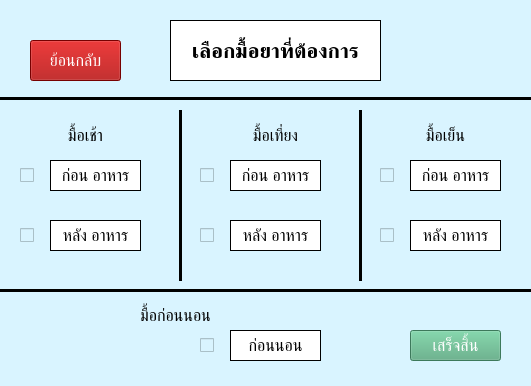
<?xml version="1.0" encoding="UTF-8"?>
<ui version="4.0">
 <class>select_meal</class>
 <widget class="QMainWindow" name="select_meal">
  <property name="geometry">
   <rect>
    <x>0</x>
    <y>0</y>
    <width>531</width>
    <height>386</height>
   </rect>
  </property>
  <property name="windowTitle">
   <string>เลือกมื้อ</string>
  </property>
  <property name="styleSheet">
   <string notr="true">background-color: rgb(217, 244, 255)</string>
  </property>
  <widget class="QWidget" name="centralwidget">
   <widget class="Line" name="line">
    <property name="geometry">
     <rect>
      <x>-10</x>
      <y>90</y>
      <width>1201</width>
      <height>16</height>
     </rect>
    </property>
    <property name="frameShadow">
     <enum>QFrame::Plain</enum>
    </property>
    <property name="lineWidth">
     <number>3</number>
    </property>
    <property name="orientation">
     <enum>Qt::Horizontal</enum>
    </property>
   </widget>
   <widget class="QLabel" name="meal_label">
    <property name="geometry">
     <rect>
      <x>170</x>
      <y>20</y>
      <width>211</width>
      <height>61</height>
     </rect>
    </property>
    <property name="font">
     <font>
      <pointsize>16</pointsize>
      <weight>75</weight>
      <bold>true</bold>
     </font>
    </property>
    <property name="styleSheet">
     <string notr="true">background-color: rgb(255, 255, 255);</string>
    </property>
    <property name="frameShape">
     <enum>QFrame::Box</enum>
    </property>
    <property name="lineWidth">
     <number>1</number>
    </property>
    <property name="text">
     <string>เลือกมื้อยาที่ต้องการ</string>
    </property>
    <property name="textFormat">
     <enum>Qt::AutoText</enum>
    </property>
    <property name="scaledContents">
     <bool>false</bool>
    </property>
    <property name="alignment">
     <set>Qt::AlignCenter</set>
    </property>
    <property name="wordWrap">
     <bool>true</bool>
    </property>
   </widget>
   <widget class="QPushButton" name="back_pushButton">
    <property name="geometry">
     <rect>
      <x>30</x>
      <y>40</y>
      <width>91</width>
      <height>41</height>
     </rect>
    </property>
    <property name="font">
     <font>
      <pointsize>12</pointsize>
     </font>
    </property>
    <property name="styleSheet">
     <string notr="true">color: rgb(255, 255, 255);
background-color: rgb(166, 0, 0)</string>
    </property>
    <property name="text">
     <string>ย้อนกลับ</string>
    </property>
   </widget>
   <widget class="Line" name="line_2">
    <property name="geometry">
     <rect>
      <x>-10</x>
      <y>280</y>
      <width>1201</width>
      <height>20</height>
     </rect>
    </property>
    <property name="frameShadow">
     <enum>QFrame::Plain</enum>
    </property>
    <property name="lineWidth">
     <number>3</number>
    </property>
    <property name="orientation">
     <enum>Qt::Horizontal</enum>
    </property>
   </widget>
   <widget class="Line" name="line_4">
    <property name="geometry">
     <rect>
      <x>350</x>
      <y>110</y>
      <width>20</width>
      <height>171</height>
     </rect>
    </property>
    <property name="frameShadow">
     <enum>QFrame::Plain</enum>
    </property>
    <property name="lineWidth">
     <number>3</number>
    </property>
    <property name="orientation">
     <enum>Qt::Vertical</enum>
    </property>
   </widget>
   <widget class="Line" name="line_3">
    <property name="geometry">
     <rect>
      <x>170</x>
      <y>110</y>
      <width>20</width>
      <height>171</height>
     </rect>
    </property>
    <property name="frameShadow">
     <enum>QFrame::Plain</enum>
    </property>
    <property name="lineWidth">
     <number>3</number>
    </property>
    <property name="orientation">
     <enum>Qt::Vertical</enum>
    </property>
   </widget>
   <widget class="QCheckBox" name="bbed_checkBox">
    <property name="geometry">
     <rect>
      <x>200</x>
      <y>310</y>
      <width>61</width>
      <height>71</height>
     </rect>
    </property>
    <property name="sizePolicy">
     <sizepolicy hsizetype="Minimum" vsizetype="Fixed">
      <horstretch>0</horstretch>
      <verstretch>0</verstretch>
     </sizepolicy>
    </property>
    <property name="font">
     <font>
      <pointsize>14</pointsize>
     </font>
    </property>
    <property name="focusPolicy">
     <enum>Qt::WheelFocus</enum>
    </property>
    <property name="text">
     <string/>
    </property>
    <property name="tristate">
     <bool>false</bool>
    </property>
   </widget>
   <widget class="QCheckBox" name="bb_checkBox">
    <property name="geometry">
     <rect>
      <x>20</x>
      <y>140</y>
      <width>61</width>
      <height>71</height>
     </rect>
    </property>
    <property name="sizePolicy">
     <sizepolicy hsizetype="Minimum" vsizetype="Fixed">
      <horstretch>0</horstretch>
      <verstretch>0</verstretch>
     </sizepolicy>
    </property>
    <property name="font">
     <font>
      <pointsize>14</pointsize>
     </font>
    </property>
    <property name="focusPolicy">
     <enum>Qt::WheelFocus</enum>
    </property>
    <property name="text">
     <string/>
    </property>
    <property name="tristate">
     <bool>false</bool>
    </property>
   </widget>
   <widget class="QCheckBox" name="ab_checkBox">
    <property name="geometry">
     <rect>
      <x>20</x>
      <y>200</y>
      <width>61</width>
      <height>71</height>
     </rect>
    </property>
    <property name="sizePolicy">
     <sizepolicy hsizetype="Minimum" vsizetype="Fixed">
      <horstretch>0</horstretch>
      <verstretch>0</verstretch>
     </sizepolicy>
    </property>
    <property name="font">
     <font>
      <pointsize>14</pointsize>
     </font>
    </property>
    <property name="focusPolicy">
     <enum>Qt::WheelFocus</enum>
    </property>
    <property name="text">
     <string/>
    </property>
    <property name="tristate">
     <bool>false</bool>
    </property>
   </widget>
   <widget class="QLabel" name="bb_label">
    <property name="geometry">
     <rect>
      <x>50</x>
      <y>160</y>
      <width>91</width>
      <height>31</height>
     </rect>
    </property>
    <property name="font">
     <font>
      <pointsize>12</pointsize>
      <weight>50</weight>
      <bold>false</bold>
     </font>
    </property>
    <property name="styleSheet">
     <string notr="true">background-color: rgb(255, 255, 255);</string>
    </property>
    <property name="frameShape">
     <enum>QFrame::Box</enum>
    </property>
    <property name="lineWidth">
     <number>1</number>
    </property>
    <property name="text">
     <string>ก่อน อาหาร</string>
    </property>
    <property name="textFormat">
     <enum>Qt::AutoText</enum>
    </property>
    <property name="scaledContents">
     <bool>false</bool>
    </property>
    <property name="alignment">
     <set>Qt::AlignCenter</set>
    </property>
    <property name="wordWrap">
     <bool>true</bool>
    </property>
   </widget>
   <widget class="QLabel" name="b_label">
    <property name="geometry">
     <rect>
      <x>20</x>
      <y>120</y>
      <width>131</width>
      <height>31</height>
     </rect>
    </property>
    <property name="font">
     <font>
      <pointsize>12</pointsize>
     </font>
    </property>
    <property name="text">
     <string>มื้อเช้า</string>
    </property>
    <property name="alignment">
     <set>Qt::AlignCenter</set>
    </property>
   </widget>
   <widget class="QLabel" name="ab_label">
    <property name="geometry">
     <rect>
      <x>50</x>
      <y>220</y>
      <width>91</width>
      <height>31</height>
     </rect>
    </property>
    <property name="font">
     <font>
      <pointsize>12</pointsize>
      <weight>50</weight>
      <bold>false</bold>
     </font>
    </property>
    <property name="styleSheet">
     <string notr="true">background-color: rgb(255, 255, 255);</string>
    </property>
    <property name="frameShape">
     <enum>QFrame::Box</enum>
    </property>
    <property name="lineWidth">
     <number>1</number>
    </property>
    <property name="text">
     <string>หลัง อาหาร</string>
    </property>
    <property name="textFormat">
     <enum>Qt::AutoText</enum>
    </property>
    <property name="scaledContents">
     <bool>false</bool>
    </property>
    <property name="alignment">
     <set>Qt::AlignCenter</set>
    </property>
    <property name="wordWrap">
     <bool>true</bool>
    </property>
   </widget>
   <widget class="QCheckBox" name="al_checkBox">
    <property name="geometry">
     <rect>
      <x>200</x>
      <y>200</y>
      <width>61</width>
      <height>71</height>
     </rect>
    </property>
    <property name="sizePolicy">
     <sizepolicy hsizetype="Minimum" vsizetype="Fixed">
      <horstretch>0</horstretch>
      <verstretch>0</verstretch>
     </sizepolicy>
    </property>
    <property name="font">
     <font>
      <pointsize>14</pointsize>
     </font>
    </property>
    <property name="focusPolicy">
     <enum>Qt::WheelFocus</enum>
    </property>
    <property name="text">
     <string/>
    </property>
    <property name="tristate">
     <bool>false</bool>
    </property>
   </widget>
   <widget class="QCheckBox" name="bl_checkBox">
    <property name="geometry">
     <rect>
      <x>200</x>
      <y>140</y>
      <width>61</width>
      <height>71</height>
     </rect>
    </property>
    <property name="sizePolicy">
     <sizepolicy hsizetype="Minimum" vsizetype="Fixed">
      <horstretch>0</horstretch>
      <verstretch>0</verstretch>
     </sizepolicy>
    </property>
    <property name="font">
     <font>
      <pointsize>14</pointsize>
     </font>
    </property>
    <property name="focusPolicy">
     <enum>Qt::WheelFocus</enum>
    </property>
    <property name="text">
     <string/>
    </property>
    <property name="tristate">
     <bool>false</bool>
    </property>
   </widget>
   <widget class="QLabel" name="bl_label">
    <property name="geometry">
     <rect>
      <x>230</x>
      <y>160</y>
      <width>91</width>
      <height>31</height>
     </rect>
    </property>
    <property name="font">
     <font>
      <pointsize>12</pointsize>
      <weight>50</weight>
      <bold>false</bold>
     </font>
    </property>
    <property name="styleSheet">
     <string notr="true">background-color: rgb(255, 255, 255);</string>
    </property>
    <property name="frameShape">
     <enum>QFrame::Box</enum>
    </property>
    <property name="lineWidth">
     <number>1</number>
    </property>
    <property name="text">
     <string>ก่อน อาหาร</string>
    </property>
    <property name="textFormat">
     <enum>Qt::AutoText</enum>
    </property>
    <property name="scaledContents">
     <bool>false</bool>
    </property>
    <property name="alignment">
     <set>Qt::AlignCenter</set>
    </property>
    <property name="wordWrap">
     <bool>true</bool>
    </property>
   </widget>
   <widget class="QLabel" name="al_label">
    <property name="geometry">
     <rect>
      <x>230</x>
      <y>220</y>
      <width>91</width>
      <height>31</height>
     </rect>
    </property>
    <property name="font">
     <font>
      <pointsize>12</pointsize>
      <weight>50</weight>
      <bold>false</bold>
     </font>
    </property>
    <property name="styleSheet">
     <string notr="true">background-color: rgb(255, 255, 255);</string>
    </property>
    <property name="frameShape">
     <enum>QFrame::Box</enum>
    </property>
    <property name="lineWidth">
     <number>1</number>
    </property>
    <property name="text">
     <string>หลัง อาหาร</string>
    </property>
    <property name="textFormat">
     <enum>Qt::AutoText</enum>
    </property>
    <property name="scaledContents">
     <bool>false</bool>
    </property>
    <property name="alignment">
     <set>Qt::AlignCenter</set>
    </property>
    <property name="wordWrap">
     <bool>true</bool>
    </property>
   </widget>
   <widget class="QLabel" name="l_label">
    <property name="geometry">
     <rect>
      <x>210</x>
      <y>120</y>
      <width>131</width>
      <height>31</height>
     </rect>
    </property>
    <property name="font">
     <font>
      <pointsize>12</pointsize>
     </font>
    </property>
    <property name="text">
     <string>มื้อเที่ยง</string>
    </property>
    <property name="alignment">
     <set>Qt::AlignCenter</set>
    </property>
   </widget>
   <widget class="QCheckBox" name="ad_checkBox">
    <property name="geometry">
     <rect>
      <x>380</x>
      <y>200</y>
      <width>61</width>
      <height>71</height>
     </rect>
    </property>
    <property name="sizePolicy">
     <sizepolicy hsizetype="Minimum" vsizetype="Fixed">
      <horstretch>0</horstretch>
      <verstretch>0</verstretch>
     </sizepolicy>
    </property>
    <property name="font">
     <font>
      <pointsize>14</pointsize>
     </font>
    </property>
    <property name="focusPolicy">
     <enum>Qt::WheelFocus</enum>
    </property>
    <property name="text">
     <string/>
    </property>
    <property name="tristate">
     <bool>false</bool>
    </property>
   </widget>
   <widget class="QCheckBox" name="bd_checkBox">
    <property name="geometry">
     <rect>
      <x>380</x>
      <y>140</y>
      <width>61</width>
      <height>71</height>
     </rect>
    </property>
    <property name="sizePolicy">
     <sizepolicy hsizetype="Minimum" vsizetype="Fixed">
      <horstretch>0</horstretch>
      <verstretch>0</verstretch>
     </sizepolicy>
    </property>
    <property name="font">
     <font>
      <pointsize>14</pointsize>
     </font>
    </property>
    <property name="focusPolicy">
     <enum>Qt::WheelFocus</enum>
    </property>
    <property name="text">
     <string/>
    </property>
    <property name="tristate">
     <bool>false</bool>
    </property>
   </widget>
   <widget class="QLabel" name="bd_label">
    <property name="geometry">
     <rect>
      <x>410</x>
      <y>160</y>
      <width>91</width>
      <height>31</height>
     </rect>
    </property>
    <property name="font">
     <font>
      <pointsize>12</pointsize>
      <weight>50</weight>
      <bold>false</bold>
     </font>
    </property>
    <property name="styleSheet">
     <string notr="true">background-color: rgb(255, 255, 255);</string>
    </property>
    <property name="frameShape">
     <enum>QFrame::Box</enum>
    </property>
    <property name="lineWidth">
     <number>1</number>
    </property>
    <property name="text">
     <string>ก่อน อาหาร</string>
    </property>
    <property name="textFormat">
     <enum>Qt::AutoText</enum>
    </property>
    <property name="scaledContents">
     <bool>false</bool>
    </property>
    <property name="alignment">
     <set>Qt::AlignCenter</set>
    </property>
    <property name="wordWrap">
     <bool>true</bool>
    </property>
   </widget>
   <widget class="QLabel" name="ad_label">
    <property name="geometry">
     <rect>
      <x>410</x>
      <y>220</y>
      <width>91</width>
      <height>31</height>
     </rect>
    </property>
    <property name="font">
     <font>
      <pointsize>12</pointsize>
      <weight>50</weight>
      <bold>false</bold>
     </font>
    </property>
    <property name="styleSheet">
     <string notr="true">background-color: rgb(255, 255, 255);</string>
    </property>
    <property name="frameShape">
     <enum>QFrame::Box</enum>
    </property>
    <property name="lineWidth">
     <number>1</number>
    </property>
    <property name="text">
     <string>หลัง อาหาร</string>
    </property>
    <property name="textFormat">
     <enum>Qt::AutoText</enum>
    </property>
    <property name="scaledContents">
     <bool>false</bool>
    </property>
    <property name="alignment">
     <set>Qt::AlignCenter</set>
    </property>
    <property name="wordWrap">
     <bool>true</bool>
    </property>
   </widget>
   <widget class="QLabel" name="d_label">
    <property name="geometry">
     <rect>
      <x>380</x>
      <y>120</y>
      <width>131</width>
      <height>31</height>
     </rect>
    </property>
    <property name="font">
     <font>
      <pointsize>12</pointsize>
     </font>
    </property>
    <property name="text">
     <string>มื้อเย็น</string>
    </property>
    <property name="alignment">
     <set>Qt::AlignCenter</set>
    </property>
   </widget>
   <widget class="QLabel" name="bed_label">
    <property name="geometry">
     <rect>
      <x>110</x>
      <y>300</y>
      <width>131</width>
      <height>31</height>
     </rect>
    </property>
    <property name="font">
     <font>
      <pointsize>12</pointsize>
     </font>
    </property>
    <property name="text">
     <string>มื้อก่อนนอน</string>
    </property>
    <property name="alignment">
     <set>Qt::AlignCenter</set>
    </property>
   </widget>
   <widget class="QLabel" name="bbed_label">
    <property name="geometry">
     <rect>
      <x>230</x>
      <y>330</y>
      <width>91</width>
      <height>31</height>
     </rect>
    </property>
    <property name="font">
     <font>
      <pointsize>12</pointsize>
      <weight>50</weight>
      <bold>false</bold>
     </font>
    </property>
    <property name="styleSheet">
     <string notr="true">background-color: rgb(255, 255, 255);</string>
    </property>
    <property name="frameShape">
     <enum>QFrame::Box</enum>
    </property>
    <property name="lineWidth">
     <number>1</number>
    </property>
    <property name="text">
     <string>ก่อนนอน</string>
    </property>
    <property name="textFormat">
     <enum>Qt::AutoText</enum>
    </property>
    <property name="scaledContents">
     <bool>false</bool>
    </property>
    <property name="alignment">
     <set>Qt::AlignCenter</set>
    </property>
    <property name="wordWrap">
     <bool>true</bool>
    </property>
   </widget>
   <widget class="QPushButton" name="next_pushButton">
    <property name="geometry">
     <rect>
      <x>410</x>
      <y>330</y>
      <width>91</width>
      <height>31</height>
     </rect>
    </property>
    <property name="font">
     <font>
      <pointsize>12</pointsize>
     </font>
    </property>
    <property name="styleSheet">
     <string notr="true">color: rgb(255, 255, 255);
background-color: rgb(85, 170, 127);</string>
    </property>
    <property name="text">
     <string>เสร็จสิ้น</string>
    </property>
   </widget>
  </widget>
 </widget>
 <resources>
  <include location="../Resources/resources.qrc"/>
  <include location="../../../../../../Program Files (x86)/Resources/resources.qrc"/>
 </resources>
 <connections/>
</ui>
